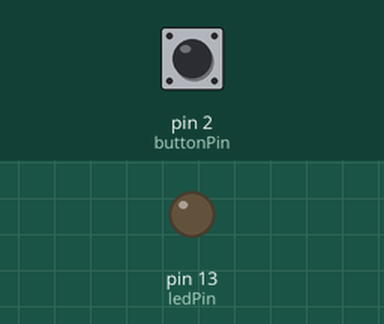
Recording of a sketch running on a simulated Arduino Uno, built with avr-gcc and run on an emulated ATmega328P. Shown: output pins drawn as LEDs (lit = HIGH). Inputs (shaded band) come from the test bench; at power-on: pin 2 (buttonPin) LOW.

Above: at 1.2 s.
1.3 s: pin 2 (buttonPin) pulled HIGH for 0.15 s
At 1.37 s:
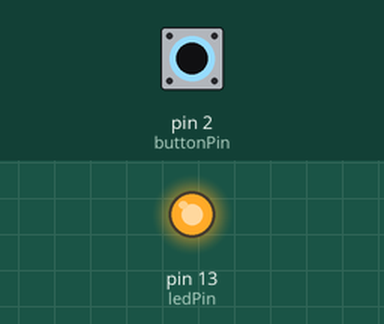
2.9 s: pin 2 (buttonPin) pulled HIGH for 3.2 s
At 7.3 s:
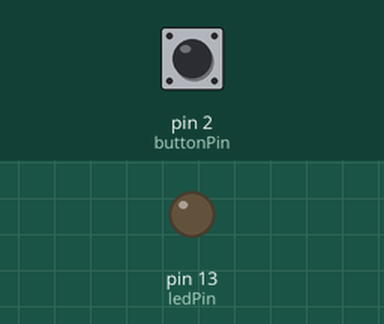
Timing chart, 0 to 8.8 s (numbered marks = the images above; inputs shaded):
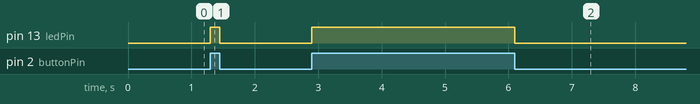

The sketch:

Button.ino
```cpp
 int buttonPin = 2;     // the number of the pushbutton pin
 int ledPin =  13;      // the number of the LED pin


int buttonState = 0;         // variable for reading the pushbutton status

void setup() {
  // initialize the LED pin as an output:
  pinMode(ledPin, OUTPUT);
  // initialize the pushbutton pin as an input:
  pinMode(buttonPin, INPUT);
}

void loop() {
  // read the state of the pushbutton value:
  buttonState = digitalRead(buttonPin);

  // check if the pushbutton is pressed. If it is, the buttonState is HIGH:
  if (buttonState == HIGH) {
    // turn LED on:
    digitalWrite(ledPin, HIGH);
  } else {
    // turn LED off:
    digitalWrite(ledPin, LOW);
  }
}
```

Measured:
- after the input at 1.3 s, pin 13 (ledPin): LOW → HIGH at once, → LOW 0.15 s later
- after the input at 2.9 s, pin 13 (ledPin): LOW → HIGH at once, → LOW 3.2 s later
